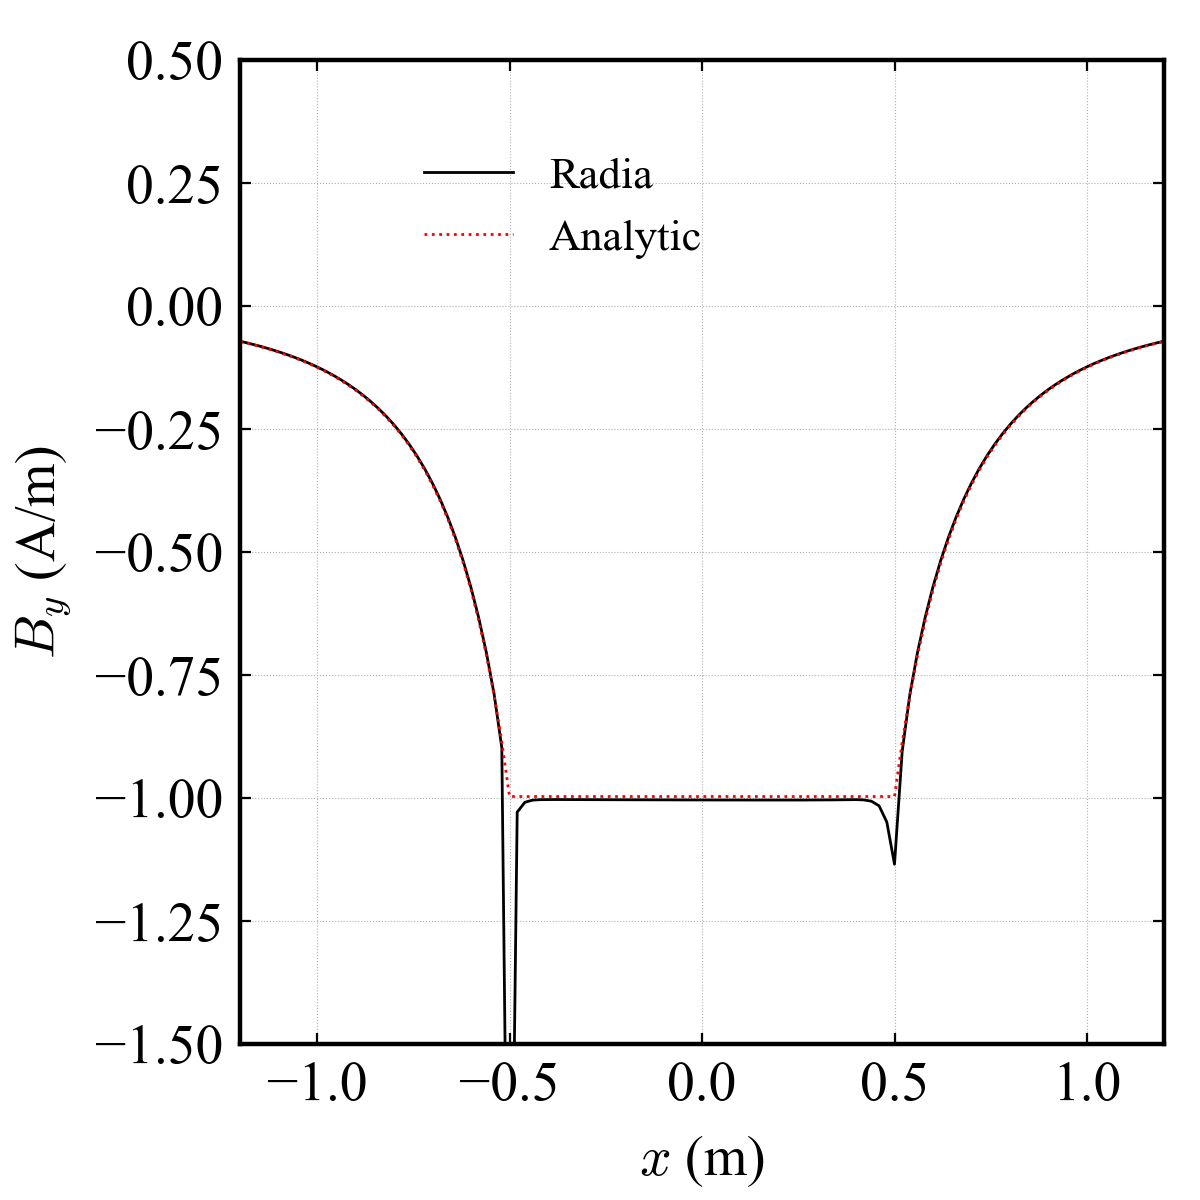

Generate this figure with Python:
import os, sys
import scipy.io
from numpy import *

import matplotlib.pyplot as plt
import matplotlib

matplotlib.rc('mathtext', **{'rm':'serif','it':'serif:italic','bf':'serif:bold','fontset':'cm'})

plt.figure(figsize=(3,3),dpi=400)
ax = plt.axes([0.20,0.13,0.77,0.82])

data = scipy.io.loadmat("2024_01_28_Sphere.mat")
xx = data['xx']
By = data['By']-1

print(By)

ax.plot(xx[100,:], By[100,:], 'k-', linewidth=0.5)

mur = 1000
x = xx[100,:]
Hy = zeros_like(x)
a = 0.5
Hy[abs(x) < a] = -1 + 3 / (mur + 2)
t = -(mur - 1) / (mur + 2) * (a / abs(x)) ** 3
Hy[abs(x) >= a] = t[abs(x) >= a]
ax.plot(x, Hy, 'r:', linewidth=0.5)

ax.set_xlim(-1.2,1.2)
ax.set_ylim(-1.5,0.5)
ax.set_xlabel('${\\it x}$ (m)',fontname='times new roman')
ax.set_ylabel('${\\it B_y}$ (A/m)',fontname='times new roman')

ax.legend(['Radia', 'Analytic'], frameon=False, bbox_to_anchor=(0.35,0.85),loc='center',framealpha=0.0,fancybox='none',edgecolor='none',prop={"family":'Times New Roman',"size":8})
ax.xaxis.grid(True, which='major', linestyle=':', linewidth=0.2)
ax.xaxis.grid(True, which='minor', linestyle=':', linewidth=0.1)
ax.yaxis.grid(True, which='major', linestyle=':', linewidth=0.2)
ax.yaxis.grid(True, which='minor', linestyle=':', linewidth=0.1)
ax.tick_params(left=True, right=True, top=True, bottom=True, which="major", direction='in', length=2 ,width=0.4, pad=3)

plt.setp(ax.get_xticklabels(),fontname='times new roman')
plt.setp(ax.get_yticklabels(),fontname='times new roman')

FileName = f"{os.path.splitext(__file__)[0]}.png"
plt.savefig(FileName)
os.startfile(FileName)
